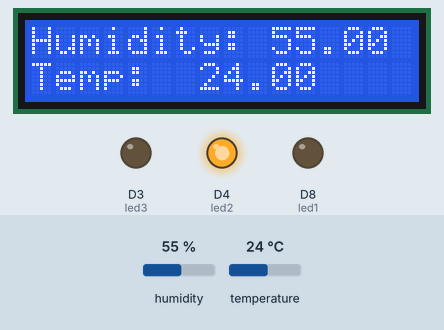
Simulated run of this sketch. Board: ESP8266 (NodeMCU). Parts: 16×2 character LCD, output pins drawn as LEDs (lit = HIGH). The inputs (shaded band) are chosen by the test bench; at power-on: temperature 24 °C, humidity 55 %. What the sketch prints to the serial monitor is not drawn.

Above: at 1.6 s.
1.7 s: temperature set to 21 °C
At 5.3 s:
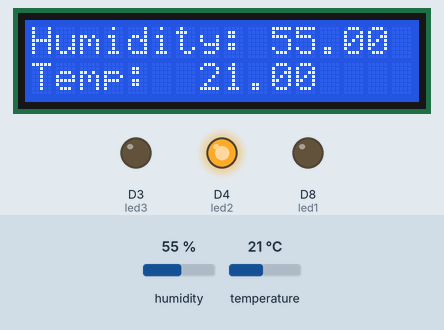
5.7 s: temperature set to 18 °C
At 7.7 s:
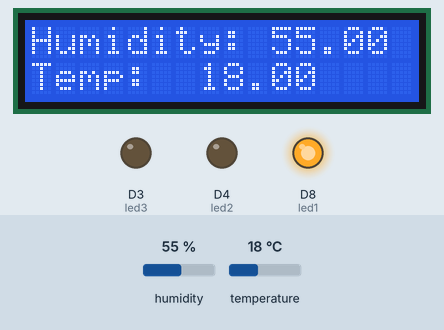
9.7 s: temperature set to 28 °C
At 11.2 s:
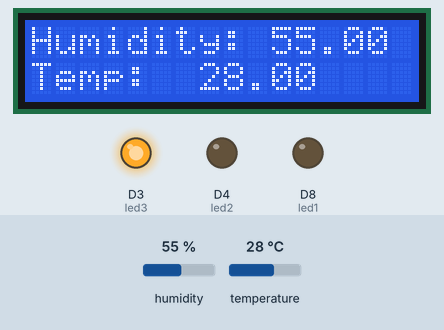
13.7 s: humidity set to 22 %
At 17.0 s:
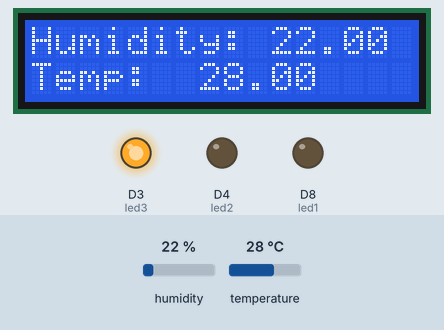
17.7 s: humidity set to 40 %
At 20.4 s:
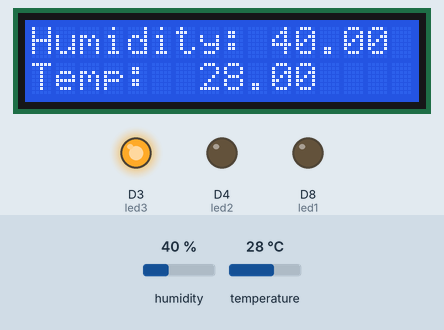
Timing chart, 0 to 21.9 s (numbered marks = the images above; inputs shaded):
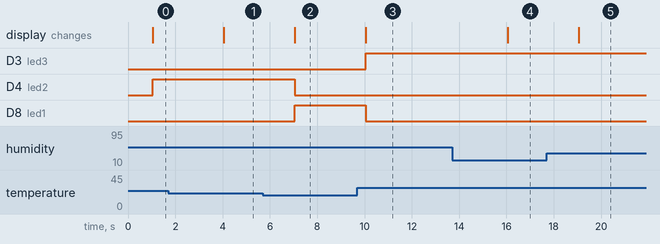

Measured:
- the behaviour switches between 20 and 19 °C on temperature (found by bisection; images 1 and 2)
- after the input at 1.7 s, the display: changes after 2.4 s (image 1)
- after the input at 5.7 s, D4 (led2): HIGH → LOW after 1.4 s; D8 (led1): LOW → HIGH after 1.4 s; the display: changes after 1.4 s (image 2)
- after the input at 9.7 s, D3 (led3): LOW → HIGH after 0.35 s; D8 (led1): HIGH → LOW after 0.35 s; the display: changes after 0.35 s (image 3)
- after the input at 13.7 s, the display: changes after 2.4 s (image 4)
- after the input at 17.7 s, the display: changes after 1.4 s (image 5)

The sketch:

belajar_LCD.ino
```cpp
// FOR ic2 LCD,
// CONNECT SDA to D2 pin,
// CONNECT SCL to D1 pin!
#include "DHT.h"
#include <Wire.h>
#include <LiquidCrystal_I2C.h>

//init lcd
LiquidCrystal_I2C lcd(0x27,16,2);  // set the LCD address to 0x27 for a 16 chars and 2 line display
                                   // to find your device address, RUN -> scan_i2c.ino
//init for sinyal suhu
int DHTPIN = D6;
int DHTTYPE = DHT11;
DHT dht(DHTPIN, DHTTYPE);

unsigned long timerSuhu = millis();
int led1 = D8;
int led2 = D4;
int led3 = D3;

void setup() {
  // put your setup code here, to run once:
  Serial.begin(9600);
  pinMode(led1, OUTPUT);
  pinMode(led2, OUTPUT);
  pinMode(led3, OUTPUT);

  //starting dht and lcd
  dht.begin();
  lcd.init();
  lcd.backlight();
}

void loop() {
  // put your main code here, to run repeatedly:
  sensorSuhu();
}

void sensorSuhu(){
  // Wait a few seconds between measurements.
  unsigned long currentTimerSuhu = millis();
  if(currentTimerSuhu - timerSuhu >= 1000){
    timerSuhu = currentTimerSuhu;
    float h = dht.readHumidity();
    float t = dht.readTemperature();
    lcd.clear(); //menghilangkan string mula-mula

    // Check if any reads failed and exit early (to try again).
    if (isnan(h) || isnan(t)) {
      Serial.println(F("Failed to read from DHT sensor!"));
      lcd.setCursor(0,0);
      lcd.print("Failed to read");
      lcd.setCursor(0,1);
      lcd.print("from DHT sensor!");

      matikanLampu(led1);
      matikanLampu(led2);
      matikanLampu(led3);
      return;
    }

    Serial.print(F("Humidity: "));
    Serial.print(h);
    Serial.print(F("%  Temperature: "));
    Serial.print(t);
    Serial.print(F("°C "));

    String tempString = String(t);
    String humidString = String(h);

    lcd.setCursor(0,0);
    lcd.print("Humidity: ");
    lcd.setCursor(10,0);
    lcd.print(humidString);

    lcd.setCursor(0,1);
    lcd.print("Temp: ");
    lcd.setCursor(7,1);
    lcd.print(tempString);

    if(t<20){
      nyalakanLampu(led1);
      matikanLampu(led2);
      matikanLampu(led3);
      Serial.println(", LED 1 ON!");
    }else if(t>=20 && t<28){
      matikanLampu(led1);
      nyalakanLampu(led2);
      matikanLampu(led3);
      Serial.println(", LED 2 ON!");
    }else{
      matikanLampu(led1);
      matikanLampu(led2);
      nyalakanLampu(led3);
      Serial.println(", LED 3 ON!");
    }
  }
}

void nyalakanLampu(int led){
  digitalWrite(led, HIGH);
}

void matikanLampu(int led){
  digitalWrite(led, LOW);
}
```
